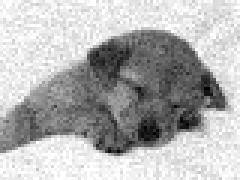
#> input picture puppy.png, 80 x 60 px (shown 3 times larger)
$ python plot.py
#> lines starting #> are read from the running program, lines starting #| are printed output that depends on the picture
### optimization/utils.py
import numpy as np
from matplotlib import pyplot as plt

def f(x, y, alpha, bfgs=False):
    """
    Computes the energy for the optimization problem.
    Args:
        x (np.ndarray [H, W] or [H*W,]): image that is optimized.
        y (np.ndarray [H, W] or [H*W,]): noisy image.
        alpha (float): weight of the smoothness term.
        bfgs (bool): if True only return energy.
    Returns:
        en_total (float): total energy value.
        en_data (float): energy value of the data term.
        en_smooth (float): energy value of the smoothness term.
    """
    if x.ndim == 1:  # reshape x to the shape of y
        x = x.reshape(y.shape)

    # Data term:
    data_diff = x - y
    en_data = np.sum(np.sqrt(data_diff**2 + 1))

    # Smoothness term:
    dx = x_dx(x)
    dy = x_dy(x)
    en_smooth = alpha * np.sum(np.sqrt(dx**2 + dy**2 + 1))

    # Total energy:
    en_total = en_data + en_smooth

    if bfgs:
        return en_total
    else:
        return en_total, en_data, en_smooth

def x_dx(img: np.ndarray):
    """computes the derivative of the image in the x direction
    Args:
        img (np.ndarray): image
    Returns:
        x_r (np.ndarray): derivative of the image in the x direction
    """
    assert img.ndim == 2
    x_r = np.zeros(img.shape)
    x_r[:,:-1] = img[:, 1:] # x_00 is never subtracted so we save this space
    x_r[:,-1] = img[:,-1] # last entry is mirrored
    x_dx = img - x_r
    return x_dx

def x_dy(img: np.ndarray):
    """computes the derivative of the image in the y direction
    Args:
        img (np.ndarray): image
    Returns:
        x_d (np.ndarray): derivative of the image in the y direction
    """
    assert img.ndim == 2
    x_b = np.zeros(img.shape)
    x_b[:-1,:] = img[1:, :] # same as x_dx but for j+1
    x_b[-1,:] = img[-1,:]
    x_dy = img - x_b
    return x_dy


def f_grad(x, y, alpha):
    """
    Computes the gradient for the optimization problem.
    Args:
        x (np.ndarray [H, W] or [H*W,]): image that is optimized.
        y (np.ndarray [H, W] or [H*W,]): noisy image.
        alpha (float): weight of the smoothness term.
    Returns:
        gradient (np.ndarray [H, W] or [H*W,]): gradient matrix.
    """

    # If x is flattened, reshape it to the shape of y
    undo = False
    if x.ndim == 1:
        x = x.reshape(y.shape)
        undo = True

    diff = x - y
    grad_data = diff / np.sqrt(diff**2 + 1)

    x_dx_val = x_dx(x)
    x_dy_val = x_dy(x)
    denom = np.sqrt(x_dx_val**2 + x_dy_val**2 + 1)

    grad_smooth = alpha * (x_dx_val + x_dy_val) / denom
    grad_smooth1 = -alpha * x_dx_val / denom
    grad_smooth2 = -alpha * x_dy_val / denom
    grad_smooth[:, 1:] += grad_smooth1[:, 0:-1]
    grad_smooth[1:, :]  += grad_smooth2[0:-1, :]

    grad = grad_data + grad_smooth

    if undo:
        grad = grad.reshape(-1)
    return grad

### optimization/gradient_descent.py
import numpy as np
from utils import f, f_grad

def gradient_descent(img, smoothness = 0.5):
    """ Optimization with gradient descent and backtracking line search
        Plots intermediate results (image, stepwidth, energies)
    Args:
        img (np.ndarray): noisy image
        smoothness (float): weight of the smoothness term

    returns:
        energy: value of f() for the denoised image after 200 iterations """

    #initialize x
    x = img.astype(np.float64)
    y = img.astype(np.float64)

    tau = 10 # stepwidth before 1
    beta = 0.9 #reduction factor for stepwidth
    delta = 1e-4 # backtracking factor for armijo condition before 0.5
    epsilon = 1e-8 # tolerance
    iter = 200 # number of iterations


    for i in range(iter):
        d_k = -f_grad(x, y, smoothness)
        #armijo condition for backtracking line search
        # Precompute the gradient and its dot product with d_k
        grad_x = f_grad(x, img, smoothness)
        dot_val = np.sum(grad_x * d_k)  # scalar

        while (
            f(x + tau * d_k, y, smoothness)[0]
            > f(x, y, smoothness)[0] + delta * tau * dot_val
        ) and (tau > epsilon):
            tau *= beta


        #gradient descent update
        x = x + tau * d_k

    return x, f(x, img, smoothness)[0]

### optimization/bfgs.py


import numpy as np
from utils import f, f_grad
from scipy.optimize import minimize


def bfgs(img, smoothness):
    """ BFGS method from scipy optimize
        Plots the denoised image and prints intermediate results

    Args:
        img (np.ndarray): noisy image
        smoothness(float): weight of the smoothness term, 0.5 in this exercise

    returns:
        energy: value of f() for the denoised image after tolerance = 0.02
                is reached
    """
    #initialize x
    x = img.astype(np.float64)
    y = img.astype(np.float64)

    #energy function
    fun = lambda x: f(x, y , smoothness, bfgs=True)
    #gradient of the energy function
    jac = lambda x: f_grad(x, y , smoothness)

    #minimize the energy function
    res = minimize(fun, x, jac=jac, method='BFGS', tol=0.02,
                   options={'disp': True})

    # the shape of y is 60x80, so we reshape the result to this shape
    res_img = res.x.reshape(y.shape)

    return res_img, f(res_img, y, smoothness)[0]

### optimization/plot.py
import numpy as np
import matplotlib.pyplot as plt
from PIL import Image
from utils import f, f_grad
from gradient_descent import gradient_descent
from bfgs import bfgs

# Load the noisy image
noisy_image = Image.open("../puppy.png")
#> noisy_image is the input picture: PIL image 80x60 L; min 0, max 255, mean 178.4
noisy_image = np.array(noisy_image)

# normalize or scale your image
noisy_image = noisy_image / 255.0
#> noisy_image: shape (60, 80) float64

# Apply gradient descent denoising.
denoised_image_gd, final_energy = gradient_descent(noisy_image, 0.5)
#> the loop in gradient_descent, `for i in range(iter):` made 200 passes
#> dot_val on passes 2 to 4: -61.29, -63.87, -52.94
#> pass 1, in x_dx, `x_dx = img - x_r`:
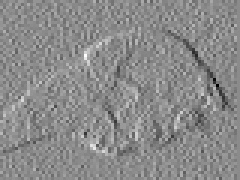
#> x_dx: shape (60, 80) float64 (shown 3 times larger); min -0.588, max 0.49, mean -0.000828; drawn with min black and max white
#> pass 1, in x_dy, `x_dy = img - x_b`:
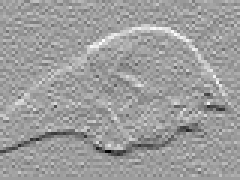
#> x_dy: shape (60, 80) float64 (shown 3 times larger); min -0.667, max 0.412, mean -0.000192; drawn with min black and max white
#> pass 1, in f_grad, `denom = np.sqrt(x_dx_val**2 + x_dy_val**2 + 1)`:
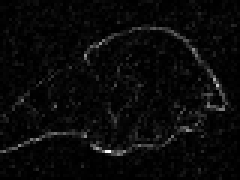
#> denom: shape (60, 80) float64 (shown 3 times larger); min 1, max 1.21, mean 1.01; drawn with min black and max white
#> after the loop in gradient_descent, `for i in range(iter):`:
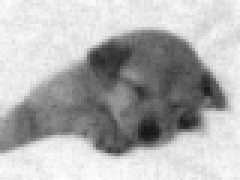
#> x: shape (60, 80) float64 (shown 3 times larger); min 0.0853, max 0.991, mean 0.699
#> after the loop in gradient_descent, `for i in range(iter):`: tau = 3.48e-07
#> final_energy = 7209.5

# Apply BFGS denoising.
denoised_image_bfgs, final_energy_bfgs = bfgs(noisy_image, 0.5)
#> (the run stopped early here; a loop or call above may not have finished)
